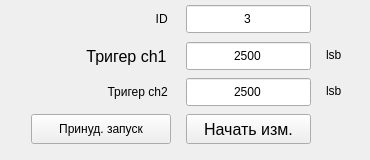
<?xml version="1.0" encoding="UTF-8"?>
<ui version="4.0">
 <class>Form</class>
 <widget class="QWidget" name="Form">
  <property name="geometry">
   <rect>
    <x>0</x>
    <y>0</y>
    <width>370</width>
    <height>160</height>
   </rect>
  </property>
  <property name="sizePolicy">
   <sizepolicy hsizetype="Expanding" vsizetype="Expanding">
    <horstretch>0</horstretch>
    <verstretch>0</verstretch>
   </sizepolicy>
  </property>
  <property name="minimumSize">
   <size>
    <width>370</width>
    <height>160</height>
   </size>
  </property>
  <property name="windowTitle">
   <string>Form</string>
  </property>
  <layout class="QGridLayout" name="gridLayout">
   <property name="topMargin">
    <number>5</number>
   </property>
   <property name="rightMargin">
    <number>5</number>
   </property>
   <property name="bottomMargin">
    <number>5</number>
   </property>
   <property name="horizontalSpacing">
    <number>5</number>
   </property>
   <property name="verticalSpacing">
    <number>0</number>
   </property>
   <item row="0" column="0">
    <layout class="QGridLayout" name="gridLayout_meas" rowstretch="1,1,1,0" columnstretch="1,1,0,0,1" rowminimumheight="1,1,1,0" columnminimumwidth="1,1,1,1,1">
     <property name="sizeConstraint">
      <enum>QLayout::SetDefaultConstraint</enum>
     </property>
     <property name="leftMargin">
      <number>5</number>
     </property>
     <property name="topMargin">
      <number>0</number>
     </property>
     <property name="rightMargin">
      <number>5</number>
     </property>
     <property name="bottomMargin">
      <number>15</number>
     </property>
     <property name="horizontalSpacing">
      <number>15</number>
     </property>
     <property name="verticalSpacing">
      <number>10</number>
     </property>
     <item row="1" column="3">
      <widget class="QLabel" name="label_59">
       <property name="minimumSize">
        <size>
         <width>20</width>
         <height>0</height>
        </size>
       </property>
       <property name="styleSheet">
        <string notr="true">font: 12pt &quot;MS Shell Dlg 2&quot;;</string>
       </property>
       <property name="text">
        <string>lsb</string>
       </property>
      </widget>
     </item>
     <item row="3" column="2">
      <widget class="QPushButton" name="pushButton_run">
       <property name="sizePolicy">
        <sizepolicy hsizetype="Expanding" vsizetype="Expanding">
         <horstretch>0</horstretch>
         <verstretch>0</verstretch>
        </sizepolicy>
       </property>
       <property name="minimumSize">
        <size>
         <width>120</width>
         <height>30</height>
        </size>
       </property>
       <property name="font">
        <font>
         <family>MS Shell Dlg 2</family>
         <pointsize>12</pointsize>
         <weight>50</weight>
         <italic>false</italic>
         <bold>false</bold>
        </font>
       </property>
       <property name="styleSheet">
        <string notr="true">font: 12pt &quot;MS Shell Dlg 2&quot;;</string>
       </property>
       <property name="text">
        <string>Начать изм.</string>
       </property>
      </widget>
     </item>
     <item row="3" column="0">
      <spacer name="horizontalSpacer_40">
       <property name="orientation">
        <enum>Qt::Horizontal</enum>
       </property>
       <property name="sizeHint" stdset="0">
        <size>
         <width>40</width>
         <height>20</height>
        </size>
       </property>
      </spacer>
     </item>
     <item row="3" column="4">
      <spacer name="horizontalSpacer_41">
       <property name="orientation">
        <enum>Qt::Horizontal</enum>
       </property>
       <property name="sizeHint" stdset="0">
        <size>
         <width>40</width>
         <height>20</height>
        </size>
       </property>
      </spacer>
     </item>
     <item row="2" column="2">
      <widget class="QLineEdit" name="lineEdit_triger_ch_2">
       <property name="minimumSize">
        <size>
         <width>115</width>
         <height>28</height>
        </size>
       </property>
       <property name="styleSheet">
        <string notr="true">font: 12pt &quot;MS Shell Dlg 2&quot;;</string>
       </property>
       <property name="text">
        <string>2500</string>
       </property>
       <property name="alignment">
        <set>Qt::AlignCenter</set>
       </property>
      </widget>
     </item>
     <item row="1" column="2">
      <widget class="QLineEdit" name="lineEdit_triger_ch1">
       <property name="minimumSize">
        <size>
         <width>125</width>
         <height>28</height>
        </size>
       </property>
       <property name="styleSheet">
        <string notr="true">font: 12pt &quot;MS Shell Dlg 2&quot;;</string>
       </property>
       <property name="text">
        <string>2500</string>
       </property>
       <property name="alignment">
        <set>Qt::AlignCenter</set>
       </property>
       <property name="readOnly">
        <bool>false</bool>
       </property>
      </widget>
     </item>
     <item row="1" column="1">
      <widget class="QLabel" name="label_58">
       <property name="sizePolicy">
        <sizepolicy hsizetype="Expanding" vsizetype="Expanding">
         <horstretch>0</horstretch>
         <verstretch>0</verstretch>
        </sizepolicy>
       </property>
       <property name="minimumSize">
        <size>
         <width>140</width>
         <height>28</height>
        </size>
       </property>
       <property name="maximumSize">
        <size>
         <width>16777215</width>
         <height>25</height>
        </size>
       </property>
       <property name="font">
        <font>
         <family>MS Shell Dlg 2</family>
         <pointsize>12</pointsize>
         <weight>50</weight>
         <italic>false</italic>
         <bold>false</bold>
        </font>
       </property>
       <property name="styleSheet">
        <string notr="true">font: 12pt &quot;MS Shell Dlg 2&quot;;</string>
       </property>
       <property name="text">
        <string>Тригер ch1 </string>
       </property>
       <property name="alignment">
        <set>Qt::AlignRight|Qt::AlignTrailing|Qt::AlignVCenter</set>
       </property>
      </widget>
     </item>
     <item row="3" column="1">
      <widget class="QPushButton" name="pushButton_forced_meas">
       <property name="sizePolicy">
        <sizepolicy hsizetype="Expanding" vsizetype="Expanding">
         <horstretch>0</horstretch>
         <verstretch>0</verstretch>
        </sizepolicy>
       </property>
       <property name="minimumSize">
        <size>
         <width>140</width>
         <height>30</height>
        </size>
       </property>
       <property name="styleSheet">
        <string notr="true">font: 12pt &quot;MS Shell Dlg 2&quot;;</string>
       </property>
       <property name="text">
        <string>Принуд. запуск</string>
       </property>
      </widget>
     </item>
     <item row="2" column="3">
      <widget class="QLabel" name="label_2">
       <property name="styleSheet">
        <string notr="true">font: 12pt &quot;MS Shell Dlg 2&quot;;</string>
       </property>
       <property name="text">
        <string>lsb</string>
       </property>
      </widget>
     </item>
     <item row="2" column="1">
      <widget class="QLabel" name="label">
       <property name="minimumSize">
        <size>
         <width>140</width>
         <height>28</height>
        </size>
       </property>
       <property name="maximumSize">
        <size>
         <width>16777215</width>
         <height>25</height>
        </size>
       </property>
       <property name="styleSheet">
        <string notr="true">font: 12pt &quot;MS Shell Dlg 2&quot;;</string>
       </property>
       <property name="text">
        <string>Тригер ch2 </string>
       </property>
       <property name="alignment">
        <set>Qt::AlignRight|Qt::AlignTrailing|Qt::AlignVCenter</set>
       </property>
      </widget>
     </item>
     <item row="0" column="2">
      <widget class="QLineEdit" name="lineEdit_ID">
       <property name="minimumSize">
        <size>
         <width>0</width>
         <height>28</height>
        </size>
       </property>
       <property name="styleSheet">
        <string notr="true">font: 12pt &quot;MS Shell Dlg 2&quot;;</string>
       </property>
       <property name="text">
        <string>3</string>
       </property>
       <property name="alignment">
        <set>Qt::AlignCenter</set>
       </property>
      </widget>
     </item>
     <item row="0" column="1">
      <widget class="QLabel" name="label_3">
       <property name="styleSheet">
        <string notr="true">font: 12pt &quot;MS Shell Dlg 2&quot;;</string>
       </property>
       <property name="text">
        <string>ID </string>
       </property>
       <property name="alignment">
        <set>Qt::AlignRight|Qt::AlignTrailing|Qt::AlignVCenter</set>
       </property>
      </widget>
     </item>
    </layout>
   </item>
  </layout>
 </widget>
 <resources/>
 <connections/>
</ui>
